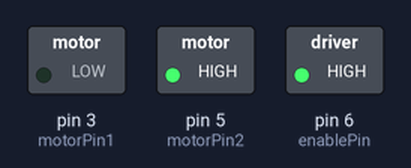
Bench run of a sketch on a simulated Arduino Uno, built with avr-gcc and run on an emulated ATmega328P. Shown: switched loads named in the sketch (green lamp = pin HIGH). At 0.0 s the program stops and its outputs stay as they are.

Above: at 0.1 s.
Timing chart, 0 to 1.5 s (numbered marks = the images above):
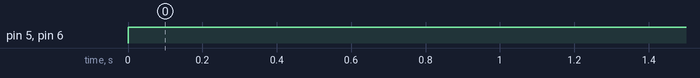

Measured:
- by itself, pin 5 (motorPin2), pin 6 (enablePin): LOW → HIGH at 0.00 s

The sketch:

OpenCVMotorControl.ino
```cpp
/*
Motor control file for Intel Galileo
Pins available for analogWrite (3, 5 , 6 10, 11)

set true value to clockwise & false to counter clockwise

Last update: Tuesday October 29, 2014 12:29 PM ST
*/


int enablePin = 6;
int motorPin1 = 3;
int motorPin2 = 5;


void setup()
{
  pinMode(motorPin1, OUTPUT); // change GPIO to output
  pinMode(motorPin2, OUTPUT); // change GPIO to output
  pinMode(enablePin, OUTPUT); // change GPIO to output
}


void loop()
{


    while(1){
    setMotor(255, true);
   // delay(1000);
    //setMotor(100,0);

    }


}


void setMotor(int speeds, boolean reversedir)
{
  analogWrite(enablePin, speeds);
  digitalWrite(motorPin1, !reversedir);
  digitalWrite(motorPin2, reversedir);

}
```
